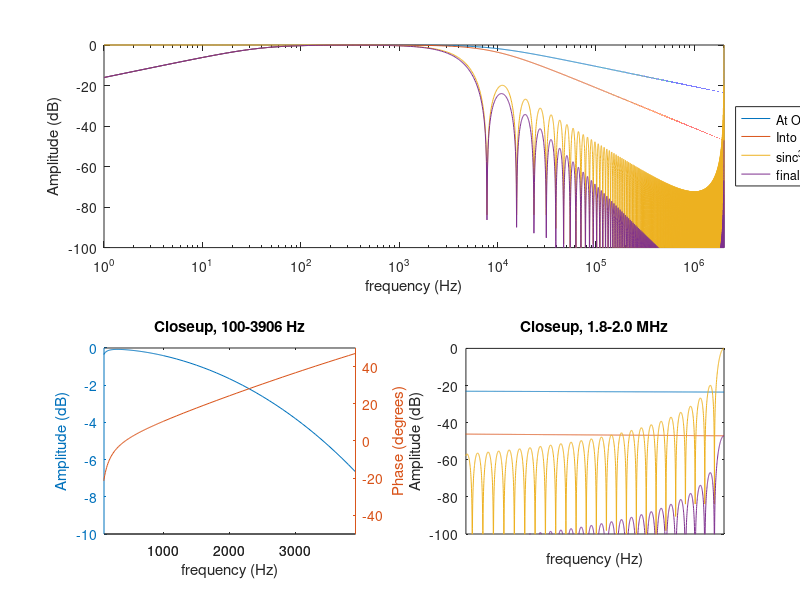

Reproduce this figure in MATLAB.
% NP0's only come up to 0.47 µF, and then they're expensive and big.
% Kemet's are 2220 (5.6x5.0 mm)
% TODO: Take the capacitor on the first stage amplifier into account
R1=18e3;
C1=220e-9;
R2=R1;      % unit gain
C2=1e-9;
R3=1e3;     % also protects ADC input
C3=18e-9;

% filter cutoff frequencies
f1=1./(2*pi*R1*C1)
f2=1./(2*pi*R2*C2)
f3=1./(2*pi*R3*C3)

% ADC parameters
fadc=8e6;
fmod=fadc/4
N=256
srate=fmod/N

%f=10.^(0:0.001:log10(fmod));
f=[1:99,100:10:990,1000:100:fmod];

I1 = 1  ./ (R1   + 1./(-2i*pi*f*C1));
g1 = I1 ./ (1/R2 +     -2i*pi*f*C2);
Z3 = 1  ./ (-2i*pi*f*C3);
g2 = g1 .* Z3 ./ (R3 + Z3);

sinc3 = abs(sin(N*pi*f/fmod)./(N*sin(pi*f/fmod))).^3;
%sinc3 = (sin(N*pi*f/fmod)./(N*sin(pi*f/fmod)).*exp(N*pi*i*f/fmod)).^3;
final = g2.*sinc3;

g1p = 180/pi*angle(g1);
g1 = abs(g1);
g2p = 180/pi*angle(g2);
g2 = abs(g2);
finalp = 180/pi*angle(final);
final = abs(final);

alias_max_dB = 10*log10(max(final(find(f==100*ceil(srate/100)):end)))

subplot(2,2,1:2);
semilogx(f,10*log10(g1),'-',f,10*log10(g2),'-',f,10*log10(sinc3),'-',f,10*log10(final),'-');
legend('At OP','Into ADC','sinc^3','final','location','eastoutside');
ylabel('Amplitude (dB)')
xlabel('frequency (Hz)')
axis([min(f),max(f),-100,0])

subplot(2,2,3);
ax = plotyy(f,10*log10(final),f,finalp);
fmin = 100;
fmax = srate/2;
axis(ax(1), [fmin,fmax,-10,0]);
axis(ax(2), [fmin,fmax,-50,50]);
title(sprintf('Closeup, %.0f-%.0f Hz', fmin, fmax))
xlabel('frequency (Hz)')
ylabel(ax(1), "Amplitude (dB)");
ylabel(ax(2), "Phase (degrees)");
%axis([1e1,1e4,-3,0])

subplot(2,2,4);
semilogx(f,10*log10(g1),'-',f,10*log10(g2),'-',f,10*log10(sinc3),'-',f,10*log10(final),'-');
fend=1.8e6;
axis([fend,fmod,-100,0])
title(sprintf('Closeup, %.1f-%.1f MHz', fend/1e6, fmod/1e6))
ylabel('Amplitude (dB)')
xlabel('frequency (Hz)')






